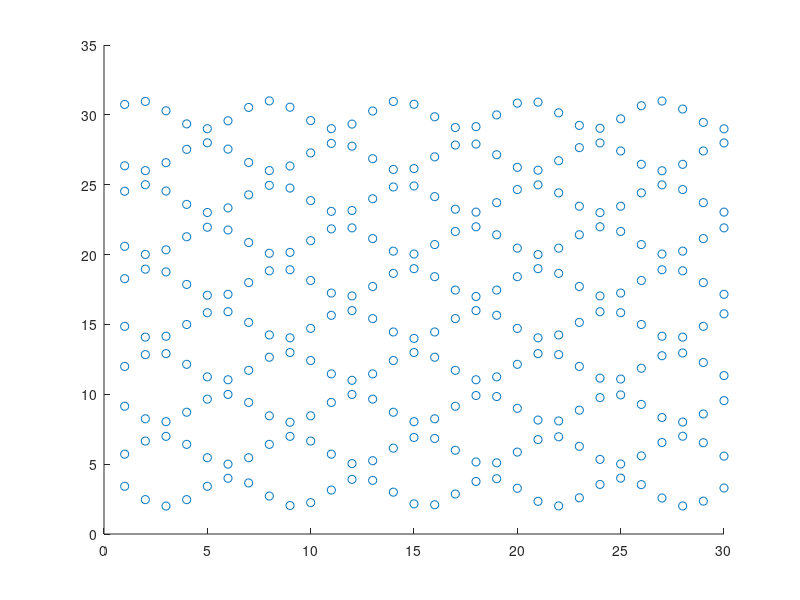

Write the MATLAB code that produced this figure.
clear;
% close all;
clc;
format long
tic;

myseed = 2;
rng(myseed)

L = 10;
T = 30;
omega = 1;
R = 3;
C = 1;
kappa = 1;
x = (1:L)';
t = 1:T;

pos = x*R - C*cos(kappa*x*R-omega*t);

figure;
h = scatter(t.*ones(L,1),pos,'o');
% axis([-1 1 -1 1])

toc;

